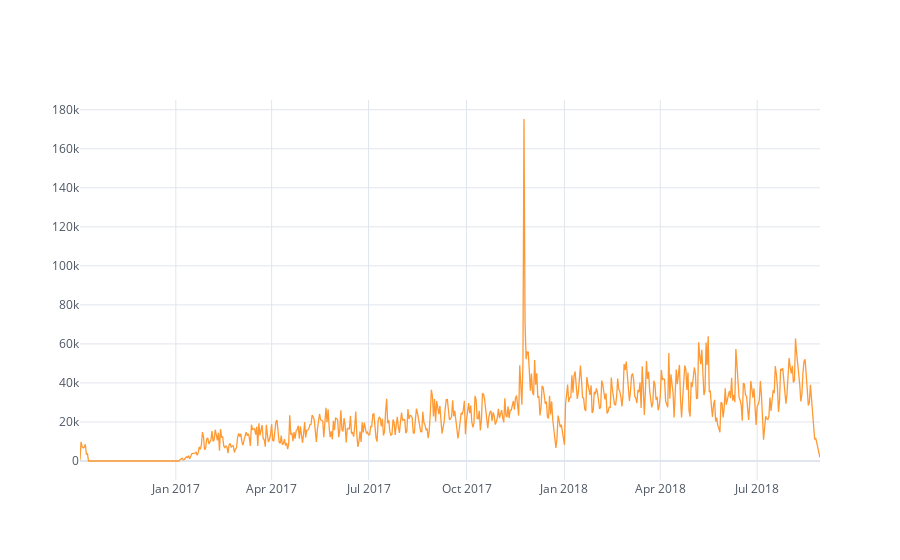

The code cell stored with this chart in its notebook:
### Code cell
import chart_studio.plotly as py
import cufflinks as cf
cf.go_offline(connected=True)

merged_order_date_sum.iplot(kind='line', theme='white')

### Figure 1 — Plotly figure (JSON) as saved in the notebook; plotly's stock layout.template omitted (floating-point values rounded to 4 significant figures; data arrays with more than 128 entries replaced by an {"elided": "..."} marker saying what was removed)
{"data": [{"line": {"color": "rgba(255, 153, 51, 1.0)", "dash": "solid", "shape": "linear", "width": 1.3}, "mode": "lines", "name": "payment_value", "text": "", "type": "scatter", "x": {"elided": "696 str values"}, "y": {"elided": "696 float values"}}], "layout": {"legend": {"bgcolor": "#FFFFFF", "font": {"color": "#4D5663"}}, "paper_bgcolor": "#FFFFFF", "plot_bgcolor": "#FFFFFF", "title": {"font": {"color": "#4D5663"}}, "xaxis": {"gridcolor": "#E1E5ED", "showgrid": true, "tickfont": {"color": "#4D5663"}, "title": {"font": {"color": "#4D5663"}, "text": ""}, "zerolinecolor": "#E1E5ED"}, "yaxis": {"gridcolor": "#E1E5ED", "showgrid": true, "tickfont": {"color": "#4D5663"}, "title": {"font": {"color": "#4D5663"}, "text": ""}, "zerolinecolor": "#E1E5ED"}}}
